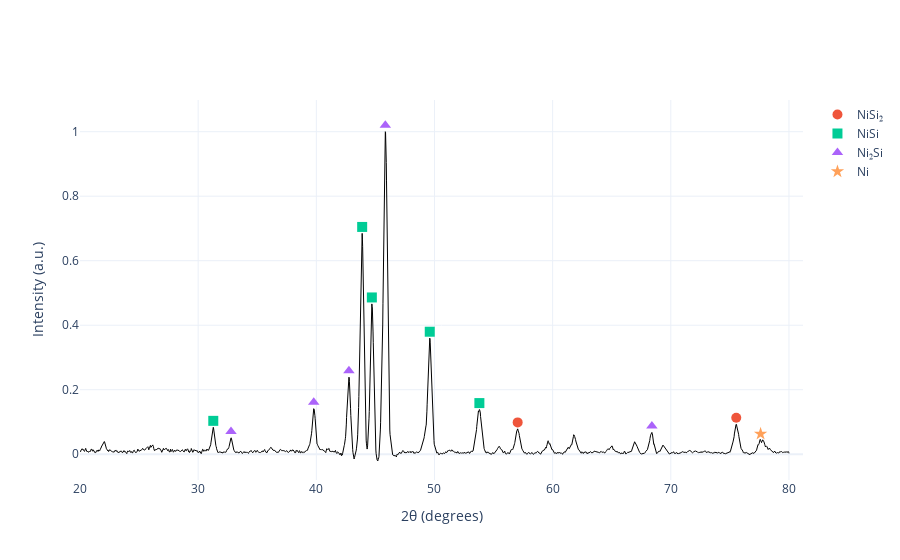

Notebook cell for this chart:
### Code cell
import plotly.graph_objects as go

fig = go.Figure()

fig.add_trace(go.Scatter(
    x=data['Angle'], 
    y=data['intensity_norm'],
    mode='lines',
    name=name,
    showlegend=False,
    line=dict(color='black', width=1)
))


phases = {
    'NiSi₂': {'indices': NiSi2_peaks_index, 'symbol': 'circle'},
    'NiSi':  {'indices': NiSi_peaks_index,  'symbol': 'square'},
    'Ni₂Si': {'indices': Ni2Si_peaks_index, 'symbol': 'triangle-up'},
    'Ni':    {'indices': Ni_peaks_index,    'symbol': 'star'}
}

# 3. Add markers for each phase
for phase, info in phases.items():
    # Extract X and Y values for these specific peaks
    peak_angles = data['Angle'].iloc[peaks[info['indices']]]
    peak_heights = data['intensity_norm'].iloc[peaks[info['indices']]]
    
    fig.add_trace(go.Scatter(
        x=peak_angles,
        y=peak_heights + 0.02, # Small vertical offset
        mode='markers',
        marker=dict(symbol=info['symbol'], size=10),
        name=phase
    ))


fig.update_layout(
    xaxis_title="2θ (degrees)",
    yaxis_title="Intensity (a.u.)",
    template="plotly_white",
    hovermode="x unified"
)

fig.show()

### Figure 1 — Plotly figure (JSON) as saved in the notebook; plotly's stock layout.template omitted (floating-point values rounded to 4 significant figures; data arrays with more than 128 entries replaced by an {"elided": "..."} marker saying what was removed)
{"data": [{"line": {"color": "black", "width": 1}, "mode": "lines", "name": "Ni2Si_900", "showlegend": false, "type": "scatter", "x": {"elided": "3001 float values"}, "y": {"elided": "3001 float values"}}, {"marker": {"size": 10, "symbol": "circle"}, "mode": "markers", "name": "NiSi₂", "type": "scatter", "x": [57.04, 75.54], "y": [0.09866, 0.113]}, {"marker": {"size": 10, "symbol": "square"}, "mode": "markers", "name": "NiSi", "type": "scatter", "x": [31.28, 43.88, 44.7, 49.6, 53.8], "y": [0.1035, 0.7047, 0.4861, 0.3798, 0.1586]}, {"marker": {"size": 10, "symbol": "triangle-up"}, "mode": "markers", "name": "Ni₂Si", "type": "scatter", "x": [32.78, 39.78, 42.76, 45.84, 68.4], "y": [0.0708, 0.1612, 0.259, 1.02, 0.08763]}, {"marker": {"size": 10, "symbol": "star"}, "mode": "markers", "name": "Ni", "type": "scatter", "x": [77.6], "y": [0.0633]}], "layout": {"hovermode": "x unified", "xaxis": {"title": {"text": "2θ (degrees)"}}, "yaxis": {"title": {"text": "Intensity (a.u.)"}}}}
